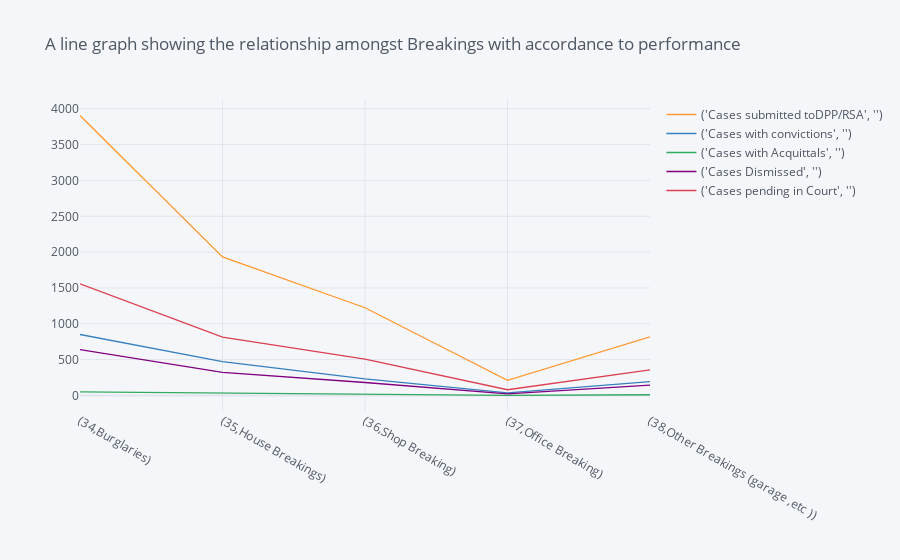

The cell this chart's notebook holds for it:
### Code cell
# Line graph for the Breakings with accordance to performance
relate.iplot(kind='line',title='A line graph showing the relationship amongst Breakings with accordance to performance')

### Figure 1 — Plotly figure (JSON) as saved in the notebook; plotly's stock layout.template omitted (floating-point values rounded to 4 significant figures)
{"data": [{"line": {"color": "rgba(255, 153, 51, 1.0)", "dash": "solid", "shape": "linear", "width": 1.3}, "mode": "lines", "name": "('Cases submitted toDPP/RSA', '')", "text": "", "type": "scatter", "x": ["(34,Burglaries)", "(35,House Breakings)", "(36,Shop Breaking)", "(37,Office Breaking)", "(38,Other Breakings (garage ,etc ))"], "y": [3906, 1933, 1224, 210, 818]}, {"line": {"color": "rgba(55, 128, 191, 1.0)", "dash": "solid", "shape": "linear", "width": 1.3}, "mode": "lines", "name": "('Cases with convictions', '')", "text": "", "type": "scatter", "x": ["(34,Burglaries)", "(35,House Breakings)", "(36,Shop Breaking)", "(37,Office Breaking)", "(38,Other Breakings (garage ,etc ))"], "y": [851, 471, 231, 37, 192]}, {"line": {"color": "rgba(50, 171, 96, 1.0)", "dash": "solid", "shape": "linear", "width": 1.3}, "mode": "lines", "name": "('Cases with Acquittals', '')", "text": "", "type": "scatter", "x": ["(34,Burglaries)", "(35,House Breakings)", "(36,Shop Breaking)", "(37,Office Breaking)", "(38,Other Breakings (garage ,etc ))"], "y": [50, 32, 21, 0, 10]}, {"line": {"color": "rgba(128, 0, 128, 1.0)", "dash": "solid", "shape": "linear", "width": 1.3}, "mode": "lines", "name": "('Cases Dismissed', '')", "text": "", "type": "scatter", "x": ["(34,Burglaries)", "(35,House Breakings)", "(36,Shop Breaking)", "(37,Office Breaking)", "(38,Other Breakings (garage ,etc ))"], "y": [641, 321, 181, 23, 145]}, {"line": {"color": "rgba(219, 64, 82, 1.0)", "dash": "solid", "shape": "linear", "width": 1.3}, "mode": "lines", "name": "('Cases pending in Court', '')", "text": "", "type": "scatter", "x": ["(34,Burglaries)", "(35,House Breakings)", "(36,Shop Breaking)", "(37,Office Breaking)", "(38,Other Breakings (garage ,etc ))"], "y": [1558, 813, 507, 80, 357]}], "layout": {"legend": {"bgcolor": "#F5F6F9", "font": {"color": "#4D5663"}}, "paper_bgcolor": "#F5F6F9", "plot_bgcolor": "#F5F6F9", "title": {"font": {"color": "#4D5663"}, "text": "A line graph showing the relationship amongst Breakings with accordance to performance"}, "xaxis": {"gridcolor": "#E1E5ED", "showgrid": true, "tickfont": {"color": "#4D5663"}, "title": {"font": {"color": "#4D5663"}, "text": ""}, "zerolinecolor": "#E1E5ED"}, "yaxis": {"gridcolor": "#E1E5ED", "showgrid": true, "tickfont": {"color": "#4D5663"}, "title": {"font": {"color": "#4D5663"}, "text": ""}, "zerolinecolor": "#E1E5ED"}}}
